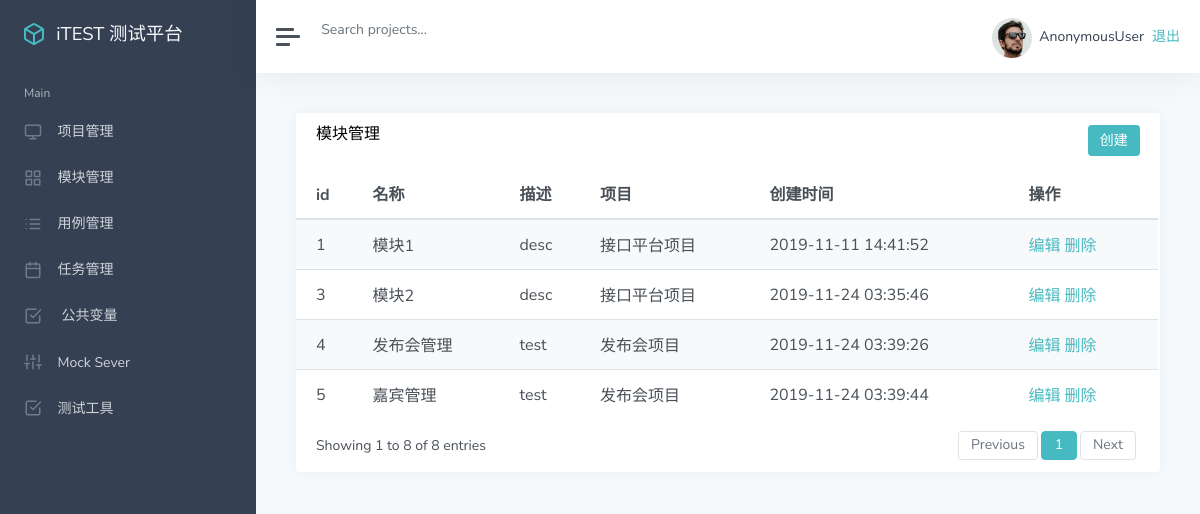
The app's page /manage/module/ with its own data.
### app_manage/models/module.py (models this page shows, shortened)
class Module(models.Model):
    project = models.ForeignKey(Project, on_delete=models.CASCADE)
    name = models.CharField("名称", max_length=100, null=False, default="")
    describe = models.TextField("描述", default="")
    update_time = models.DateTimeField("更新时间", auto_now=True)
    create_time = models.DateTimeField("创建时间", auto_now_add=True)

### app_manage/models/project.py (models this page shows)
class Project(models.Model):
    name = models.CharField("名称", max_length=100, null=False, default="")
    describe = models.TextField("描述", default="")
    status = models.BooleanField("状态", default=True)
    update_time = models.DateTimeField("更新时间", auto_now=True)
    create_time = models.DateTimeField("创建时间", auto_now_add=True)
    def __str__(self):
        return self.name

### app_manage/views/module_view.py (the view)
# urls.py: path('module/', module_view.manage_module),
def manage_module(request):
    module_list = Module.objects.all()
    return render(request, "module/list.html", {
        "modules": module_list})

### templates/module/list.html (shortened to what this page needs)
{% extends "manage.html" %}
{% block manage %}
<div class="card flex-fill">
    <div class="card-header">
        <h5 class="card-title mb-0" style="float:left">模块管理</h5>
        <button onclick="module_add()" type="button" class="btn btn-primary" style="float:right">创建</button>
    </div>
    <div id="datatables-dashboard-traffic_wrapper" class="dataTables_wrapper dt-bootstrap4 no-footer">
        <div class="row">
            <div class="col-sm-12">
                <table id="datatables-dashboard-traffic" class="table table-striped my-0 dataTable no-footer"
                    role="grid" aria-describedby="datatables-dashboard-traffic_info">
                    <thead>
                        <tr role="row">
                            <th>id</th>
                            <th>名称</th>
                            <th>描述</th>
                            <th>项目</th>
                            <th>创建时间</th>
                            <th>操作</th>
                        </tr>
                    </thead>
                    <tbody>
                        {% for m in modules %}
                        <tr role="row" class="odd">
                            <td>{{ m.id }}</td>
                            <td>{{ m.name }}</td>
                            <td>{{ m.describe }}</td>
                            <td>{{ m.project }}</td>
                            <td>{{ m.create_time |date:"Y-m-d H:i:s"}}</td>
                            <td>
                                <a href="/manage/module_edit/{{ m.id }}/">编辑</a>
                                <a href="/manage/module_delete/{{ m.id }}/">删除</a>
                            </td>
                        </tr>
                        {% endfor %}
                    </tbody>
                </table>
            </div>
        </div>
        <div class="row">
            <div class="col-sm-12 col-md-5">
                <div class="dataTables_info" id="datatables-dashboard-traffic_info" role="status" aria-live="polite">
                    Showing 1 to 8 of 8 entries
                </div>
            </div>
            <div class="col-sm-12 col-md-7">
                <div class="dataTables_paginate paging_simple_numbers" id="datatables-dashboard-traffic_paginate">
                    <ul class="pagination">
                        <li class="paginate_button page-item previous disabled"
                            id="datatables-dashboard-traffic_previous">
                            <a href="#" aria-controls="datatables-dashboard-traffic" data-dt-idx="0" tabindex="0"
                                class="page-link">Previous</a>
                        </li>
                        <li class="paginate_button page-item active">
                            <a href="#" aria-controls="datatables-dashboard-traffic" data-dt-idx="1" tabindex="0"
                                class="page-link">1</a>
                        </li>
                        <li class="paginate_button page-item next disabled" id="datatables-dashboard-traffic_next">
                            <a href="#" aria-controls="datatables-dashboard-traffic" data-dt-idx="2" tabindex="0"
                                class="page-link">Next</a>
                        </li>
                    </ul>
                </div>
            </div>
        </div>
    </div>
</div>
{% endblock %}

### records on screen
Module: id "1", name "模块1", describe "desc", project "接口平台项目", create_time "2019-11-11 14:41:52"
Module: id "3", name "模块2", describe "desc", project "接口平台项目", create_time "2019-11-24 03:35:46"
Module: id "4", name "发布会管理", describe "test", project "发布会项目", create_time "2019-11-24 03:39:26"
Module: id "5", name "嘉宾管理", describe "test", project "发布会项目", create_time "2019-11-24 03:39:44"

### other values on screen
{{ user }} "AnonymousUser"
